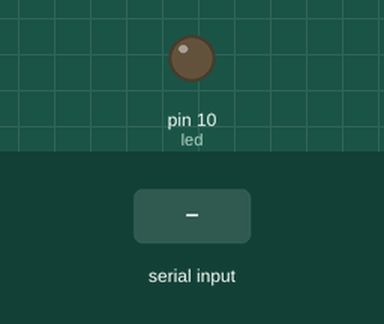
Bench run of a sketch on a simulated Arduino Mega 2560, built with avr-gcc and run on an emulated ATmega2560. Shown: output pins drawn as LEDs (lit = HIGH). The test bench sets the inputs (shaded band).

Above: at 1.2 s.
1.3 s: "1\n" received over Serial
At 2.4 s:
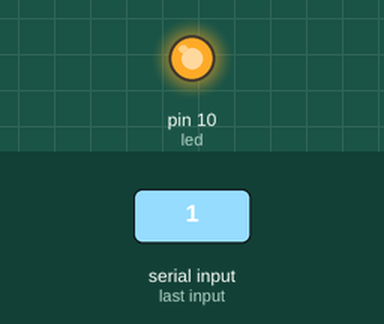
Timing chart, 0 to 4.3 s (numbered marks = the images above; inputs shaded):
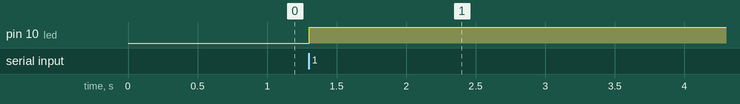

The sketch:

while.ino
```cpp
/*
Αυτός ο κωδικός σχεδιάστηκε από τον Κωνσταντίνο Σάκκα στις 7 Αυγούστου 2020.
Προορίζεται για ακαδημαϊκή χρήση στο Τμήμα Πληροφορικής και Τηλεπικοινωνιών του Πανεπιστημίου
Ιωαννίνων και του github https://ksakkas.github.io/Learn-Wiring-with-Arduino-Mega/.
*/
/*
Αυτός ο κώδικας σχεδιάστηκε και εκτελέστηκε στο πρόγραμμα Arduino έκδοσης 1.8.13
Σχεδιάστηκε για χρήση με το Arduino Mega 2560
*/

//While

#define led 10      //Αρχικοποίηση led =  10

void setup() {
    Serial.begin(9600);                    //Είναι ο ρυθμός μετάδοσης σε bits ανά δευτερόλεπτο (για Serial).
    pinMode(led, OUTPUT);                //Δηλώση led ως έξοδο
}

void loop() {
  int x = Serial.parseInt();        //Διαβάζει από το σειριακό και το μετατρέπει σε ακέραιο

    while(x == 1){                 //Όσο το x = 1
      digitalWrite(led, HIGH);   //Δίνει λογική τιμή 1 (HIGH) στο led, δηλαδή το ανάβει.
    }
}
```

Measured:
- after the input at 1.3 s, pin 10 (led): LOW → HIGH at once
